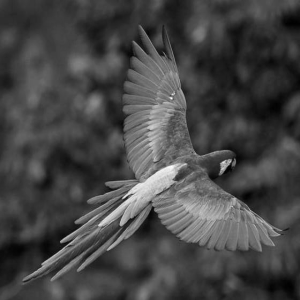
#> input picture assignment2/images/arara.png, 300 x 300 px
$ jupyter execute --allow-errors assignment2.ipynb
#> lines starting #> are read from the running program, lines starting #| are printed output that depends on the picture
# SCC0251 - Digital Image Processing
### Assigment 2: Image Enhancement and Filtering

Daniel Penna Chaves Bertazzo - USP number: 10349561
<br>
First semester of 2020

In this assigment, three methods of image filtering/enhancement must be implemented:
- Bilateral filter
- Unsharp mask using the Laplacian filter
- Vignette filter
<br><br>
The goal of this notebook is to show examples of all methods and their results.

[cell 1]
import numpy as np
import matplotlib.pyplot as plt
import imageio

# Auxiliary functions
These functions will be used throughout the assignment, many times in more than just one method.

[cell 2]
# Gaussian kernel
def G(x, sigma):
    term1 = 1.0 / (2.0 * np.pi * (np.square(sigma)))
    term2 = np.exp( -np.square(x) / (2.0 * (np.square(sigma))) )

    return term1 * term2

[cell 3]
# Euclidean distance between 2 points
def E(x, y):
    return float(np.sqrt(np.square(x) + np.square(y)))

[cell 4]
# Normalizes the image to the interval (0 - 255)
def normalize(r):
    return ( ((r - np.amin(r)) * 255) / (np.amax(r) - np.amin(r)) )

[cell 5]
# [11 lines left out: function rse, not called in this run]

# 1) Bilateral filter

## 1.1) Functions

[cell 6]
# Generates spatial component
def generate_sc(n, sigma):
    spatial_comp = np.zeros((n, n))

    # Shift that will be used to center the filter's indices at the center of the matrix
    shift = int((n-1) / 2)

    # Runs through the filter's matrix
    for x in range(n):
        for y in range(n):
            spatial_comp[x, y] = G(E(x-shift, y-shift), sigma)

    return spatial_comp

[cell 7]
# Performs the convolution using the bilateral filter
def conv2d_bf(r, spatial_comp, sigma_s, sigma_r):

    n = spatial_comp.shape[0] # Gets filter size
    shift = int((n-1) / 2)    # Computes the shift value for the indices

    # Zero-pads the image, allowing it to be entirely processed by the filter
    r_padded = np.pad(r, pad_width=shift, mode='constant', constant_values=0).astype(np.uint8)
    N, M = r_padded.shape  # Gets image dimensions after padding

    # Matrix that will hold the image after convolution is complete
    f = np.zeros(r.shape)

    # Filter initialization
    w = np.zeros((n, n))

    # Runs through the image
    for x in range(shift, N-shift):
        for y in range(shift, M-shift):

            # Centers the filter on the (x, y) pixel (getting submatrix around it)
            r_sub = r_padded[ x-shift : x+shift+1 , y-shift : y+shift+1 ]

            I_f = 0.0  # New value of centered pixel (f[x, y])
            W_p = 0.0

            # Runs through the filter's window size
            for i in range(n):
                for j in range(n):

                    '''
                    Step 1
                    gr_i = G(I_i - I(x,y), sigma_r)

                    where

                    I_i     = intensity of neighbor pixel (== r_sub[i, j])
                    I(x,y)  = intensity of center pixel (== r_padded[x, y])
                    sigma_r = sigma_r
                    '''
                    gr_i = G(float(r_sub[i, j]) - float(r_padded[x, y]), sigma_r)


                    '''
                    Step 2
                    w_i = gr_i * gs_i

                    where

                    w_i  = total value of the filter on this neighbor (== w[i, j])
                    gr_i = range component (== gr_i)
                    gs_i = spatial component (== spatial_comp[i, j])
                    '''
                    w[i, j] = gr_i * spatial_comp[i, j]


                    '''
                    Step 3
                    W_p = W_p + w_i

                    where

                    W_p = normalization factor (== W_p)
                    w_i = value of filter on this neighbor (== w[i, j])
                    '''
                    W_p += w[i, j]


                    '''
                    Step 4
                    I_f = I_f + w_i * I_i

                    where

                    I_f = new value of the centered pixel (== I_f -> will be f[x, y])
                    w_i = filter value on this neighbor (== w[i, j])
                    I_i = intensity of this neighbor pixel (== r_sub[i, j])
                    '''
                    I_f += w[i, j] * float(r_sub[i, j])


                    '''
                    Final step
                    I_f = I_f / W_p

                    where

                    I_f = new image pixel (== I_f == f[x, y])
                    W_p = normalization factor (== W_p)
                    '''
                    f[x-shift, y-shift] = I_f / W_p


    return f.astype(np.uint8)

## 1.2) Execution and results

[cell 8]
# ..:: Reading input ::..

print("File name = ", end='')
filename = str(input())
#> the answer given: images/arara.png
r = imageio.imread(filename)
#> r is the input picture: shape (300, 300); min 0, max 255, mean 69.6

print("Save? [1] or [0] = ", end='')
save = int(input())
#> the answer given: 3

# Reads parameters
print("Filter size = ", end='')
filter_size = int(input())
#> the answer given: 100
print("Sigma_s = ", end='')
sigma_s = float(input())
#> the answer given: 3
print("Sigma_r = ", end='')
sigma_r = float(input())
#> the answer given: 3

# Computes operation
spatial_component = generate_sc(filter_size, sigma_s)
#> (the rest of this cell did not finish here and is left out)

#> in conv2d_bf, `r_padded = np.pad(r, pad_width=shift, mode='constant', constant_values..`:
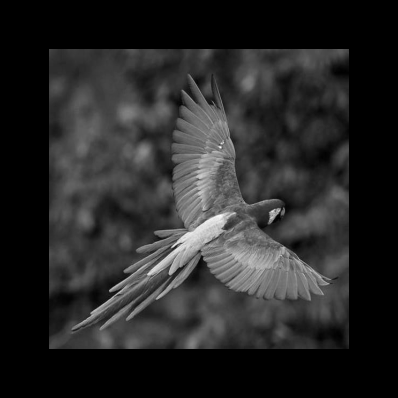
#> r_padded: shape (398, 398); min 0, max 255, mean 39.5
#> after the loop in conv2d_bf, `for x in range(shift, N-shift):`: f: shape (300, 300) float64; every value is 0
#> after the loop in conv2d_bf, `for x in range(shift, N-shift):`:
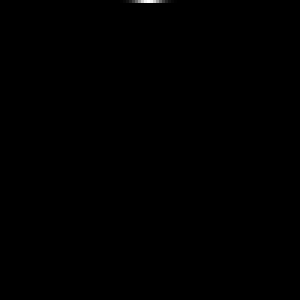
#> w: shape (100, 100) float64 (shown 3 times larger); min 0, max 1.81e-170, mean 1.36e-173; drawn with min black and max white

# Saves image if needed
if save == 1:
    imageio.imwrite("resulting_image", f)


# ..:: Printing results ::..
plt.subplot(121)
plt.imshow(r, cmap='gray')
plt.subplot(122)
plt.imshow(f, cmap='gray')
print("\n\nRoot squared error = %.4f" % rse(r, f))

# 2) Unsharp mask using the Laplacian Filter

## 2.1) Functions

[cell 9]
# Computes the convolution using one of two laplacian filter kernels
# [48 lines left out: function conv2d_lf, not called in this run]

## 2.1) Execution and results

[cell 10]
# ..:: Reading input ::..

print("File name = ", end='')
filename = str(input())
#> the answer given: images/flower.png
#> filename = 'images/flower.png'
r = imageio.imread(filename)
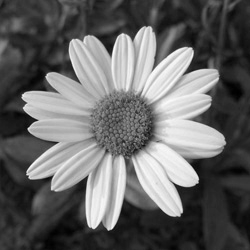
#> input picture assignment2/images/flower.png, 250 x 250 px
#> r is the input picture: shape (250, 250); min 0, max 255, mean 101.4

print("Save? [1] or [0] = ", end='')
save = int(input())

# Reads parameters
print("c = ", end='')
c = float(input())
print("Kernel [1] or [2] = ", end='')
kernel = int(input())

# Computes operation
I_f = conv2d_lf(r, kernel)
I_f = normalize(I_f)
f   = np.multiply(c, I_f) + r
f   = normalize(f).astype(np.uint8)

# Saves image if needed
if save == 1:
    imageio.imwrite("resulting_image.png", f)


# ..:: Printing results ::..
plt.subplot(121)
plt.imshow(r, cmap='gray')
plt.subplot(122)
plt.imshow(f, cmap='gray')
print("\n\nRoot squared error = %.4f" % rse(r, f))
